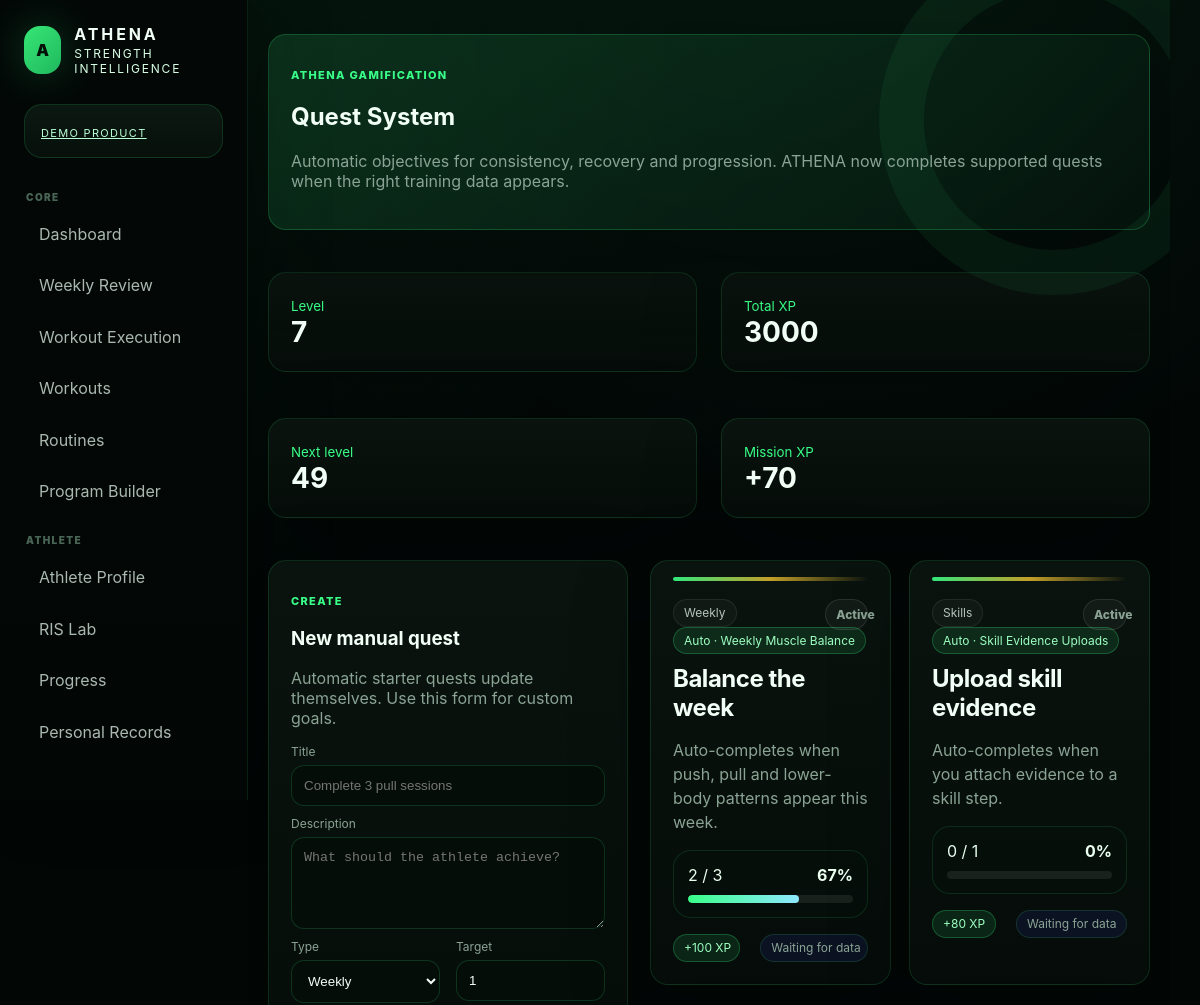
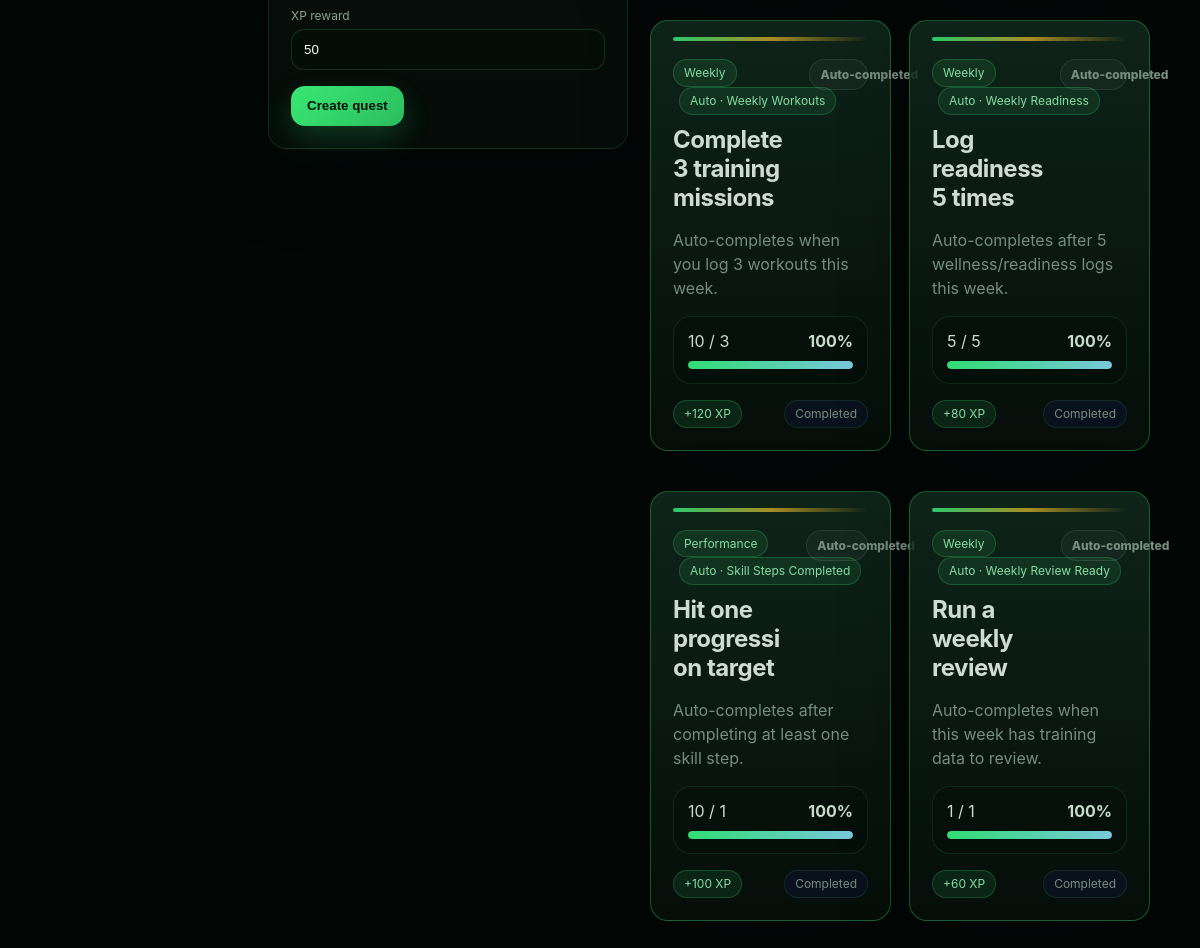
The app's page /quests with its own data (2 pictures, top to bottom).
### tables this page shows
CREATE TABLE quests(
            id INTEGER PRIMARY KEY AUTOINCREMENT,
            title TEXT NOT NULL,
            description TEXT DEFAULT '',
            quest_type TEXT DEFAULT 'Weekly',
            target INTEGER DEFAULT 1,
            current INTEGER DEFAULT 0,
            xp_reward INTEGER DEFAULT 50,
            status TEXT DEFAULT 'Active',
            created_at TEXT DEFAULT CURRENT_TIMESTAMP,
            completed_at TEXT DEFAULT ''
        , auto_rule TEXT DEFAULT '', auto_complete INTEGER DEFAULT 1);

### app.py (the view, shortened to what this page needs)
@app.route('/quests', methods=['GET','POST'])
def quests_center():
    return render_template('quests.html', quests=quest_state(), gamification=gamification_state(), mission=mission_state())

### app.py (called while the page is built)
def db():
    conn = sqlite3.connect(DB_PATH)
    conn.row_factory = sqlite3.Row
    return conn

def q(sql, params=(), one=False, commit=False):
    with db() as conn:
        cur = conn.execute(sql, params)
        if commit:
            conn.commit()
        return (cur.fetchone() if one else cur.fetchall())

def get_xp_for_level(level: int) -> int:
    if level <= 1: return 0
    return int(round(200 * math.pow(level - 1, 1.4)))

def get_level_from_xp(total_xp: int) -> dict:
    lvl = 1
    while True:
        needed = get_xp_for_level(lvl + 1)
        if total_xp < needed: break
        lvl += 1
    current_lvl_base = get_xp_for_level(lvl)
    next_lvl_base = get_xp_for_level(lvl + 1)
    xp_in_level = total_xp - current_lvl_base
    xp_needed_for_next = next_lvl_base - current_lvl_base
    pct = round((xp_in_level / max(1, xp_needed_for_next)) * 100) if xp_needed_for_next > 0 else 100
    return {'level': lvl, 'xp_in_level': xp_in_level, 'xp_needed_for_next': xp_needed_for_next, 'pct': min(100, pct), 'remaining_xp': max(0, next_lvl_base - total_xp)}

@app.context_processor
def inject():
    return dict(MUSCLES=MUSCLES, MOODS=MOODS, SEXES=SEXES, DIFFICULTY=DIFFICULTY, EXERCISE_TYPES=EXERCISE_TYPES, today=datetime.date.today().isoformat())

def auto_update_quests():
    today=datetime.date.today().isoformat()
    for row in q('SELECT * FROM quests WHERE status<>"Completed"'):
        live=quest_live_current(row)
        target=max(1, row['target'] or 1)
        auto=row['auto_complete'] if 'auto_complete' in row.keys() else 1
        if auto and live>=target:
            q('UPDATE quests SET status="Completed", current=?, completed_at=? WHERE id=?',(target,today,row['id']),commit=True)
            insert('INSERT INTO xp_events(source,points,note) VALUES(?,?,?)',('Auto Quest', row['xp_reward'] or 50, row['title']))
        elif live>(row['current'] or 0):
            q('UPDATE quests SET current=? WHERE id=?',(min(live,target),row['id']),commit=True)

@app.context_processor
def athena_v116_context():
    return dict(
        athlete_rank_from_xp=athlete_rank_from_xp,
        streak_system_v2=streak_system_v2,
        profile_completion_score=profile_completion_score,
        skill_tree_view_data=skill_tree_view_data,
        featured_achievements=featured_achievements,
        upcoming_goals_data=upcoming_goals_data,
        smart_training_suggestion_v2=smart_training_suggestion_v2,
        dashboard_mission_v2=dashboard_mission_v2,
    )

### templates/quests.html
{% extends 'base.html' %}{% block title %}Quests{% endblock %}{% block content %}
<section class="card hero quest-hero">
  <p class="eyebrow">ATHENA Gamification</p>
  <h2>Quest System</h2>
  <p class="muted">Automatic objectives for consistency, recovery and progression. ATHENA now completes supported quests when the right training data appears.</p>
</section><br>
<section class="grid cols-4 quest-stats">
  <div class="card stat"><small>Level</small><br><b>{{gamification.level}}</b></div>
  <div class="card stat"><small>Total XP</small><br><b>{{gamification.xp}}</b></div>
  <div class="card stat"><small>Next level</small><br><b>{{gamification.next}}</b></div>
  <div class="card stat"><small>Mission XP</small><br><b>+{{mission.xp}}</b></div>
</section><br>
<div class="quest-layout">
  <form class="card quest-create-card" method="post">
    <p class="eyebrow">Create</p>
    <h3>New manual quest</h3><p class="muted">Automatic starter quests update themselves. Use this form for custom goals.</p>
    <label>Title</label><input name="title" required placeholder="Complete 3 pull sessions">
    <label>Description</label><textarea name="description" placeholder="What should the athlete achieve?"></textarea>
    <div class="form-grid two">
      <div><label>Type</label><select name="quest_type"><option>Weekly</option><option>Daily</option><option>Performance</option><option>Recovery</option></select></div>
      <div><label>Target</label><input name="target" type="number" value="1"></div>
    </div>
    <label>XP reward</label><input name="xp_reward" type="number" value="50">
    <button class="primary" style="margin-top: 16px;">Create quest</button>
  </form>
  <section class="quest-board">
    {% for q in quests %}
    <article class="card quest-card clean-card {% if q.status=='Completed' %}completed{% endif %}">
      <div class="card-accent"></div>
      <div class="quest-card-head">
        <div>
          <span class="pill {% if q.status=='Completed' %}green{% else %}soft{% endif %}">{{q.quest_type}}</span>{% if q.is_auto %}<span class="pill green">Auto · {{q.auto_label}}</span>{% else %}<span class="pill">Manual</span>{% endif %}
          <h3>{{q.title}}</h3>
        </div>
        <span class="quest-status">{{'Auto-completed' if q.status=='Completed' and q.is_auto else q.status}}</span>
      </div>
      <p class="muted quest-description">{{q.description or 'No description added yet.'}}</p>
      <div class="quest-progress-block">
        <div class="quest-progress-top"><span>{{q.live_current}} / {{q.target}}</span><b>{{q.pct}}%</b></div>
        <div class="mini-progress"><span style="width:{{q.pct}}%"></span></div>
      </div>
      <div class="quest-footer">
        <span class="pill green">+{{q.xp_reward}} XP</span>
        {% if q.status!='Completed' and not q.is_auto %}
        <form method="post" action="/quests/{{q.id}}/complete"><button class="primary tiny">Complete</button></form>
        {% elif q.status!='Completed' and q.is_auto %}
        <span class="pill">Waiting for data</span>
        {% else %}
        <span class="pill">Completed</span>
        {% endif %}
      </div>
    </article>
    {% else %}
    <div class="card empty">No quests yet. Create a daily, weekly or performance objective.</div>
    {% endfor %}
  </section>
</div>
{% endblock %}

### records on screen
quests: quest_type "Weekly", auto_label "Weekly Muscle Balance", title "Balance the week", status "Active", description "Auto-completes when push, pull and lower-body patterns appear this week.", live_current "2", target "3", pct "67", xp_reward "100", shows "Waiting for data"
quests: quest_type "Skills", auto_label "Skill Evidence Uploads", title "Upload skill evidence", status "Active", description "Auto-completes when you attach evidence to a skill step.", live_current "0", target "1", pct "0", xp_reward "80", shows "Waiting for data"
quests: quest_type "Weekly", auto_label "Weekly Workouts", title "Complete 3 training missions", status "Auto-completed", description "Auto-completes when you log 3 workouts this week.", live_current "10", target "3", pct "100", xp_reward "120", shows "Completed"
quests: quest_type "Weekly", auto_label "Weekly Readiness", title "Log readiness 5 times", status "Auto-completed", description "Auto-completes after 5 wellness/readiness logs this week.", live_current "5", target "5", pct "100", xp_reward "80", shows "Completed"
quests: quest_type "Performance", auto_label "Skill Steps Completed", title "Hit one progression target", status "Auto-completed", description "Auto-completes after completing at least one skill step.", live_current "10", target "1", pct "100", xp_reward "100"
quests: quest_type "Weekly", auto_label "Weekly Review Ready", title "Run a weekly review", status "Auto-completed", description "Auto-completes when this week has training data to review.", live_current "1", target "1", pct "100", xp_reward "60", shows "Completed"

### other values on screen
{{ gamification.level }} "7"
{{ gamification.xp }} "3000"
{{ gamification.next }} "49"
{{ mission.xp }} "70"
